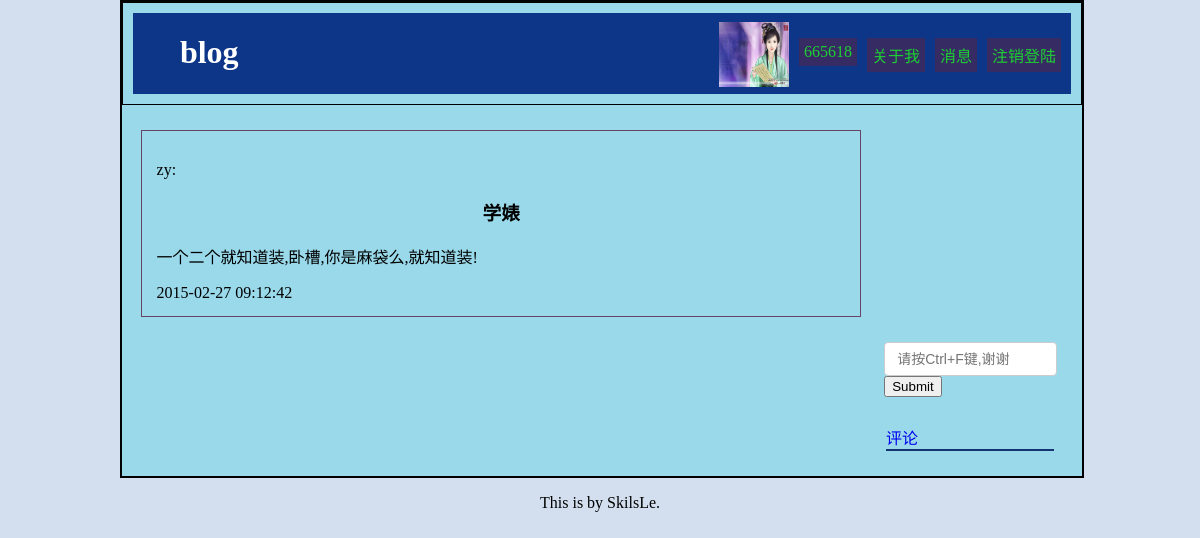
Page /php/content.php?content_id=1 (signed in) on the committed database.
### tables this page shows
CREATE TABLE IF NOT EXISTS `blog_content` (
  `user_id` int(11) NOT NULL,
  `user_name` varchar(10) NOT NULL,
`content_id` int(11) NOT NULL,
  `content_title` varchar(225) NOT NULL,
  `type` varchar(32) NOT NULL,
  `content` text NOT NULL,
  `time` timestamp NOT NULL DEFAULT CURRENT_TIMESTAMP ON UPDATE CURRENT_TIMESTAMP
);

### php/content.php (the view, shortened to what this page needs)
<?php
	include"../php/connect.php";
	$user_id =  $_SESSION['id'];
	$user_name =  $_SESSION['name'];
    $content_id=$_GET['content_id'];
	?>
	<?php
    function ff_page($content,$page)
    {
    $PageLength = 3000;
    $CLength = strlen($content);
    if($CLength <= $PageLength)
     {
        echo $content;
 }
}
?>
<html>
<head>
	<link rel="stylesheet" href="../css/index_style.css">
	<link rel="stylesheet" href="../css/tab.css">
	<link rel="stylesheet" href="../css/timeline.css">
</head>
<body>
<div id="main">
	<div id="header_out">
		<div id="header">
			<div id="header_left">
				<h1>blog</h1>
			</div>
			<div id="header_right">
				<li><a href="../php/cancel.php">注销登陆</a></li>
				<li><a href="#">消息</a></li>
				<li><a href="#">关于我</a></li>
				<li><a href="#"><?php echo $user_name;?></a></li>
				<a href="../php/upload.php"><img src="../php/pic/pic<?php echo $user_id;?>.jpg"  onError="this.src='../php/pic/default.jpg';"/></a>
			</div>
		</div>
	</div>
	<div id="body">
		<div class="body_right2" style="display:block;">
			<div id="log">
				<?php
					$result = $db->query("SELECT * FROM `blog_content` WHERE `content_id` = '$content_id'");
					foreach ($result as $value) {
						print("<p>{$value['user_name']}:</p> <h3>{$value['content_title']}</h3>
							<p id='p'>");
					    $content1=$value['content'];
					    $current=$_REQUEST['page_t'];
					    $result= ff_page($content1,$current);
					    print("{$result}</p>              <span>{$value['time']}</span>
                </div>
    </div>
    <div id='search'>
    <div id='sear'>
      <input type='text' class='form-control' placeholder='请按Ctrl+F键,谢谢'>
      <button type='submit' class='btn btn-default'>Submit</button></div>");
          $content_id=$value['content_id'];
              echo <<<STR
            <div class="time" >
              <a href="#a" class="ping">评论</a>
              <div name="a" class="discu">
                <form name="input" action="../php/discuss.php?content_id={$content_id}" method="post">
                <input type="text" name="discuss" placeholder="{$user_name}说:"/>
                <input type="submit" value="发表" />
                </form>
              </div>
              <div class="reply">
STR;
              echo <<<STR
              </div>
            </div>
          </div>
STR;
}
					?>
		</div>
	</div>
<div id="footer">
	<p>This is by SkilsLe.</p>
</div>
</body>
</html>

### css/index_style.css (style rules this page uses)
body { margin: 0; padding: 0; background: #d3dfee; }
h1 { color: #fff; }
li { list-style: none; }
a { text-decoration: none; }
#main { width: 80%; background: #99d9ea; margin-left: 10%; border: 2px solid #000; }
#header_out { border: 1px solid #000; }
#header { margin: 10px; background: #0d3689; height: 80.875px; }
#header a { color: #1DCF33; }
#header_left { width: 40%; float: left; margin-left: 5%; }
#header_right { float: right; }
#header_right li { list-style: none; float: right; margin-right: 10px; margin-top: 25px; background: #372b63; padding: 5px; text-align: center; }
#header_right img { width: 70px; height: 65px; float: right; margin-top: 9px; margin-right: 10px; }
#body { overflow: auto; }
#search { float: right; margin: 25px; width: 18%; overflow: hidden; }
.form-control { display: block; width: 100%; padding: 6px 12px; font-size: 14px; line-height: 1.42857143; color: #555; border: 1px solid #ccc; border-radius: 4px; }
.time { width: 96%; margin: 0 1%; }
.reply { border: 1px solid #163473; width: 100%; }
.time a { width: 38px; }
#footer { margin-left: 45%; }
#sear { margin-bottom: 16%; }

### css/tab.css (style rules this page uses)
.body_right2 { margin-top: 25px; width: 75%; margin-left: 2%; float: left; }
#log { border: 1px solid #644664; padding: 2%; }
#log h3 { text-align: center; }

### rows in the picture
blog_content: user_name "zy", content_title "学婊", content "一个二个就知道装,卧槽,你是麻袋么,就知道装!", time "2015-02-27 09:12:42"

### other values in the picture
$user_name "665618"
